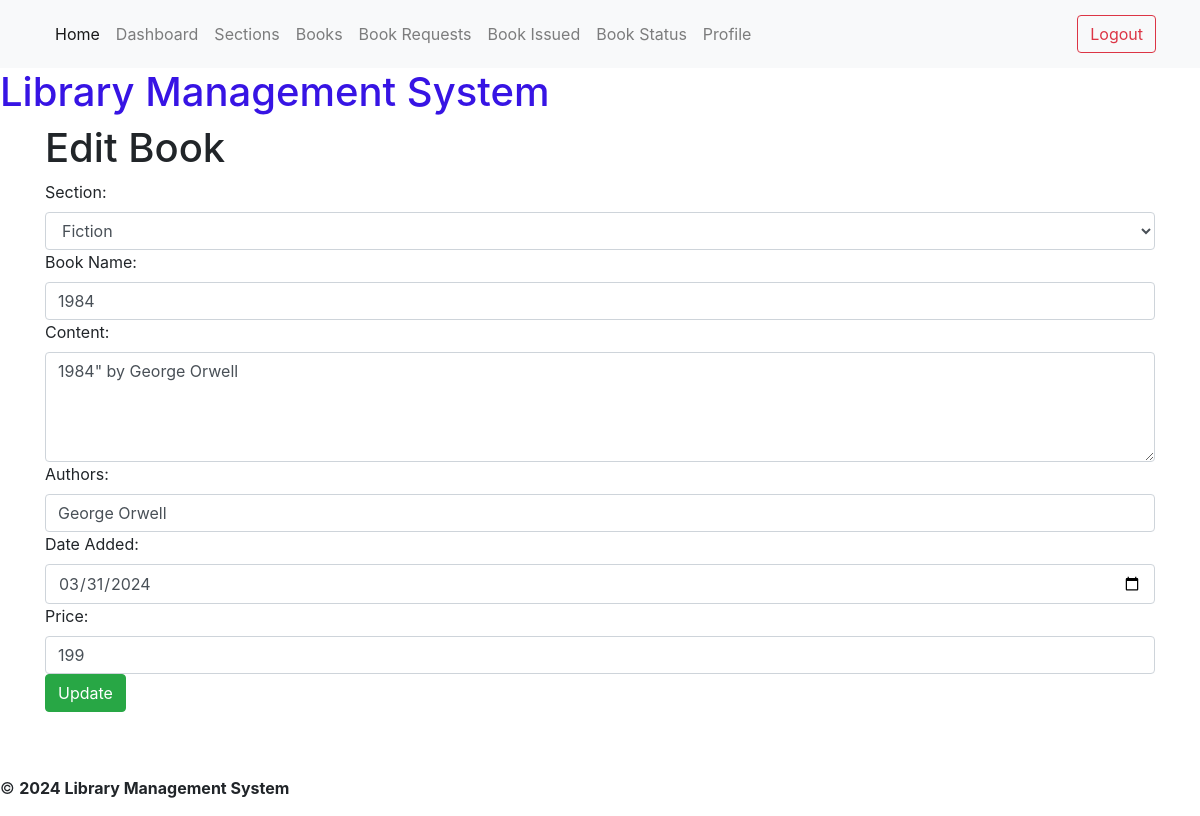
The app's page /book/3/edit (signed in) with its own data.
### models.py (models this page shows)
class Book(db.Model):
    id = db.Column(db.Integer, primary_key=True)
    section_id = db.Column(db.Integer, db.ForeignKey('section.id'), nullable=False)
    name = db.Column(db.String(255), nullable=False)
    content = db.Column(db.Text, nullable=False)
    authors = db.Column(db.String(255), nullable=False)
    date_added = db.Column(db.Date)
    price = db.Column(db.Integer, nullable=False)
    section = db.relationship('Section', backref='books')

### routes.py (the view)
@app.route('/book/<int:id>/edit') # Description: Route for displaying the edit form for a specific book by its ID
@admin_required
@check_return_and_revoke
def edit_book(id):
    sections = Section.query.all()
    book = Book.query.get(id)
    return render_template('book/edit.html', sections=sections, book=book)

### routes.py (called while the page is built)
def check_return_and_revoke(func):
    @wraps(func)
    def wrapper(*args, **kwargs):
        issues = BookIssue.query.filter_by(approved='Accepted').all()
        for issue in issues:
            if datetime.now().date() > issue.return_date:
                issue.approved = 'Revoked'
                issue.return_date = datetime.now().date()
                db.session.commit()
        return func(*args, **kwargs)
    return wrapper

def admin_required(func):
    @wraps(func)
    def check(*args, **kwargs):
        if 'user_id' not in session:
            flash('Please login to continue')
            return redirect(url_for('login'))
        user = User.query.get(session['user_id'])
        if not user.is_admin:
            flash('You are not authorized to access this page')
            return redirect(url_for('index'))
        return func(*args, **kwargs)
    return check

### templates/book/edit.html (shortened to what this page needs)
{% extends 'admin_base.html' %}
{% block content %}
    <h1>Edit Book</h1>
    <div class="form-group">
        <form action="{{url_for('edit_book_post', id=book.id)}}" method="post" class="form">
            <label for="section_id" class="form-label">Section:</label>
            <select name="section_id" id="section_id" required class="form-control">
                {% for sec in sections %}
                {% if sec.id == book.section.id %}
                    <option  selected value="{{sec.id}}">{{sec.name}}</option>
                {% else %}
                <option value="{{sec.id}}">{{sec.name}}</option>
                {% endif %}
                {% endfor %}
            </select>
            <label for="name" class="form-label">Book Name:</label>
            <input type="text" name="name" id="name"  value="{{book.name}}" required class="form-control">
            <label for="content" class="form-label">Content:</label>
            <textarea type="text" id="content" name="content" rows="4" cols="50" required  class="form-control">{{book.content}}</textarea>
            <label for="authors" class="form-label">Authors:</label>
            <input type="text" name="authors" id="authors" value="{{book.authors}}" required class="form-control">
            <label for="date_added" class="form-label">Date Added:</label>
            <input type="date" name="date_added" id="date_added" value="{{book.date_added}}" required class="form-control">
            <label for="price" class="form-label">Price:</label>
            <input type="number" name="price" id="price" value="{{book.price}}" required class="form-control">
            <button type="submit" class="btn btn-success">
                Update
            </button>
        </form>
    </div>
{% endblock %}

### records on screen
Book: name "1984", content "1984\" by George Orwell", authors "George Orwell", date_added "03/31/2024", price "199"

### other values on screen
form field section_id "Fiction"
